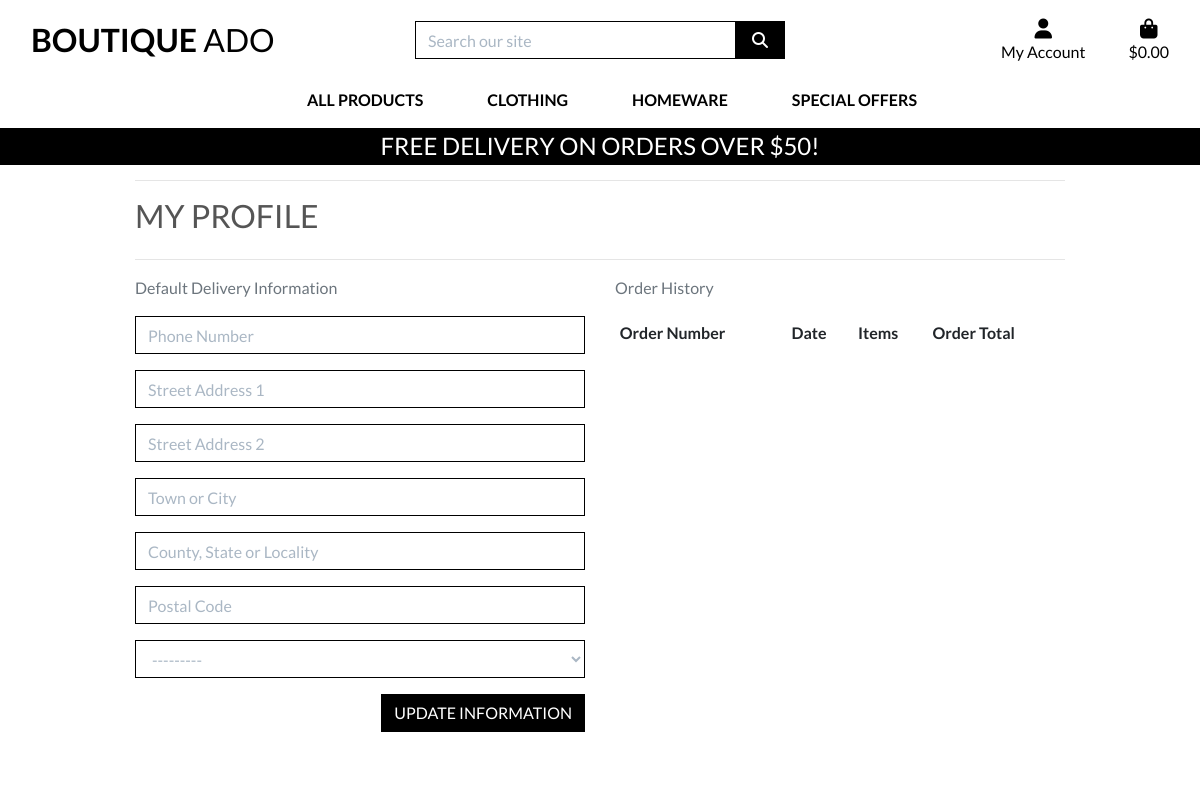
/profile/ (signed in), run on an earlier commit of the app's database.
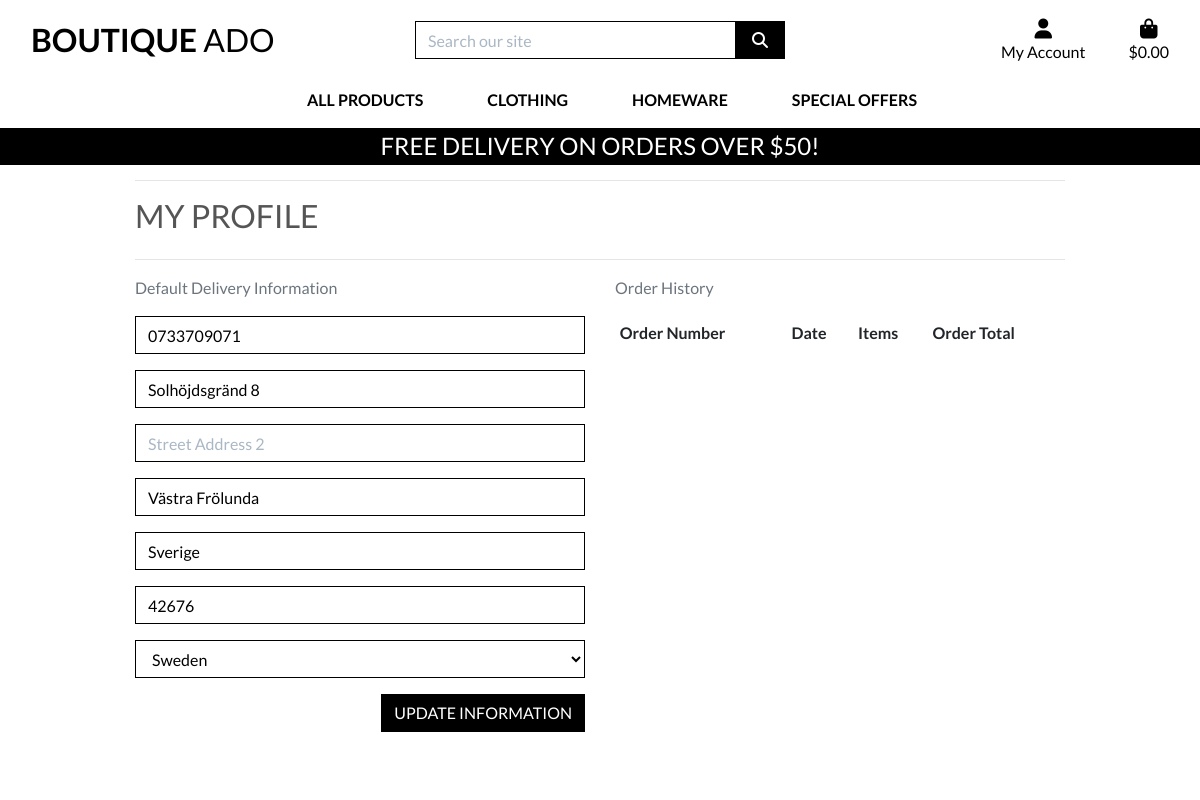
And on a later commit of the database.
### profiles/models.py (models this page shows, shortened)
class UserProfile(models.Model):
    user = models.OneToOneField(User, on_delete=models.CASCADE)
    default_phone_number = models.CharField(max_length=20, null=True, blank=True)
    default_street_address1 = models.CharField(max_length=80, null=True, blank=True)
    default_street_address2 = models.CharField(max_length=80, null=True, blank=True)
    default_town_or_city = models.CharField(max_length=40, null=True, blank=True)
    default_county = models.CharField(max_length=80, null=True, blank=True)
    default_postcode = models.CharField(max_length=20, null=True, blank=True)
    default_country = CountryField(blank_label='Country', null=True, blank=True)

### profiles/views.py (the view)
# urls.py: path('profile/', include('profiles.urls')),
def profile(request):
    profile = get_object_or_404(UserProfile, user=request.user)
    if request.method == 'POST':
        form = UserProfileForm(request.POST, instance=profile)
        if form.is_valid():
            form.save()
            messages.success(request, 'Profile updated successfully')
        else:
            messages.error(request, 'Failed to update profile. Please ensure that the form is valid.')
    else:
        form = UserProfileForm(instance=profile)
    orders = profile.orders.all()
    template = 'profiles/profile.html'
    context = {
        'form': form,
        'orders': orders,
        'on_profile_page': True
    }
    return render(request, template, context)

### profiles/forms.py
class UserProfileForm(forms.ModelForm):
    class Meta:
        model = UserProfile
        exclude = ('user',)
    def __init__(self, *args, **kwargs):
        super().__init__(*args, **kwargs)
        placeholders = {
            'default_phone_number': 'Phone Number',
            'default_postcode': 'Postal Code',
            'default_town_or_city': 'Town or City',
            'default_street_address1': 'Street Address 1',
            'default_street_address2': 'Street Address 2',
            'default_county': 'County, State or Locality',
        }
        self.fields['default_phone_number'].widget.attrs['autofocus'] = True
        for field in self.fields:
            if field != 'default_country':
                if self.fields[field].required:
                    placeholder = f'{placeholders[field]} *'
                else:
                    placeholder = placeholders[field]
                self.fields[field].widget.attrs['placeholder'] = placeholder
            self.fields[field].widget.attrs['class'] = 'border-black rounded-0 profile-form-input'
            self.fields[field].label = False

### profiles/templates/profiles/profile.html (shortened to what this page needs)
{% extends "base.html" %}
{% load static %}
{% block extra_css %}
    <link rel="stylesheet" href="{% static 'profiles/css/profile.css' %}">
{% endblock %}
{% block page_header %}
    <div class="container header-container">
    </div>
{% endblock %}
{% block content %}
    <div class="overlay"></div>
    <div class="container">
        <div class="row">
            <div class="col">
                <hr>
                <h2 class="logo-font mb-4">My Profile</h2>
                <hr>
            </div>
        </div>
        <div class="row">
            <div class="col-12 col-lg-6">
                <p class="text-muted">Default Delivery Information</p>
                <form class="mt-3" action="{% url 'profile' %}" method="POST" id="profile-update-form">
                    {{ form|crispy }}
                    <button class="btn btn-black rounded-0 text-uppercase float-right">Update Information</button>
                </form>
            </div>
            <div class="col-12 col-lg-6">
                <p class="text-muted">Order History</p>
                <div class="order-history table-responsive">
                    <table class="table table-sm table-borderless">
                        <thead>
                            <tr>
                                <th>Order Number</th>
                                <th>Date</th>
                                <th>Items</th>
                                <th>Order Total</th>
                            </tr>
                        </thead>
                </table>
            </div>
        </div>
    </div>
{% endblock %}

What changed in the data, as far as the page shows it:
changed UserProfile: default_phone_number (not shown) → "0733709071"; default_street_address1 (not shown) → "Solhöjdsgränd 8"; default_town_or_city (not shown) → "Västra Frölunda"; default_county (not shown) → "Sverige"; default_postcode (not shown) → "42676"; default_country "---------" → "Sweden"
